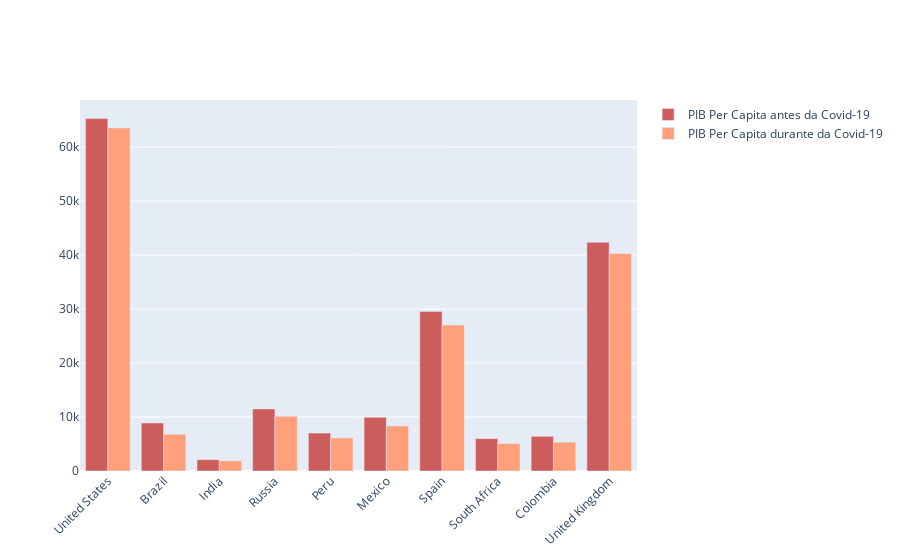

Notebook cell for this chart:
### Code cell
#Comparando os impactos antes e durante Covid-19 na Economia
fig = go.Figure()
fig.add_trace(go.Bar(
    x=top_10_paises["Pais"],
    y=top_10_paises["PIB_Antes_da_Covid_Per_Capita"],
    name='PIB Per Capita antes da Covid-19',
    marker_color='indianred'
))
fig.add_trace(go.Bar(
    x=top_10_paises["Pais"],
    y=top_10_paises["PIB_Durante_da_Covid_Per_Capita"],
    name='PIB Per Capita durante da Covid-19',
    marker_color='lightsalmon'
))
fig.update_layout(barmode='group', xaxis_tickangle=-45)
fig.show()

### Figure 1 — Plotly figure (JSON) as saved in the notebook; plotly's stock layout.template omitted (floating-point values rounded to 4 significant figures)
{"data": [{"marker": {"color": "indianred"}, "name": "PIB Per Capita antes da Covid-19", "type": "bar", "x": ["United States", "Brazil", "India", "Russia", "Peru", "Mexico", "Spain", "South Africa", "Colombia", "United Kingdom"], "y": [65280.0, 8897.0, 2101.0, 11500.0, 7028.0, 9946.0, 29560.0, 6001.0, 6425.0, 42350.0]}, {"marker": {"color": "lightsalmon"}, "name": "PIB Per Capita durante da Covid-19", "type": "bar", "x": ["United States", "Brazil", "India", "Russia", "Peru", "Mexico", "Spain", "South Africa", "Colombia", "United Kingdom"], "y": [63540.0, 6797.0, 1901.0, 10130.0, 6127.0, 8347.0, 27060.0, 5091.0, 5333.0, 40280.0]}], "layout": {"barmode": "group", "xaxis": {"tickangle": -45}}}
